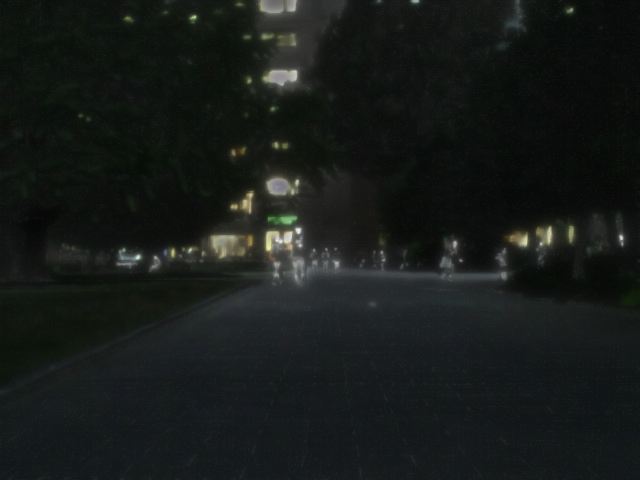
#> input picture Datasets/Test_dataset/0.3/00005N_0.3.png, 640 x 480 px, given as the content of the folder ./Datasets/Lp_Visible/0, which was not available
$ python Laplacian_Fusion.py
#> lines starting #> are read from the running program, lines starting #| are printed output that depends on the picture; pictures that were not available may be replaced by others from this repository, and a replacement may not be noted
import cv2
import os
import argparse


level = 4

makedir = lambda path: os.makedirs(path) if not os.path.exists(path) else None

vis_dataset_path_train, vis_dataset_path_test = './Datasets/Lp_Visible', './Datasets/Test_dataset/Lp_Visible'
ir_dataset_path_train, ir_dataset_path_test = './Datasets/Lp_Infrared', './Datasets/Test_dataset/Lp_Infrared'

parser = argparse.ArgumentParser(description='PyTorch PIAFusion')


parser.add_argument('--output_dataset_path', metavar='DIR',
                    default='./Datasets/Traditional_fused',help='Where the output fused images storage in')

args = parser.parse_args()

def sameSize(img1, img2):
    rows, cols, dpt = img2.shape
    dst = img1[:rows,:cols]
    return dst

def execute(ir_path, vis_path):

#> called with ir_path = './Datasets/Lp_Infrared', vis_path = './Datasets/Lp_Visible'
    joint_list = [y for y in os.listdir(vis_path +'/'+ str(0)) if y in os.listdir(ir_path +'/'+ str(0))]
    weights = 0.7

    path_test = './Datasets/Traditional_fused_Test'
    makedir(path_test)
    path_train = './Datasets/Traditional_fused'
    makedir(path_train)
    path_reconstruct = './Datasets/Reconstruct'
    makedir(path_reconstruct)

    for filename in joint_list:
        Vis_layer, Ir_layer, fused_layer = [],[],[]

        for i in range(level):
            visible = cv2.imread(vis_path +'/'+ str(i)+ '/'+filename)
#> visible is the input picture: shape (480, 640, 3); mean B, G, R 24.9, 26.9, 23.2
            infrared= cv2.imread(ir_path +'/'+ str(i)+ '/'+filename)
            #infrared = cv2.IMREAD_GRAYSCALE(ir_path+'/'+ str(i)+'/'+filename)
            #hsv = cv2.cvtColor(visible, cv2.COLOR_BGR2HSV)
            #hsv = hsv[0]

            Vis_layer.append(visible)
            Ir_layer.append(infrared)

        for i in range(level):
            layer = cv2.addWeighted(Vis_layer[i], weights, Ir_layer[i],1-weights,0)
            fused_layer.append(layer)
#> this loop made 4 passes

        Fused_reconstruct = Reconstruct(fused_layer)
        # [4 lines of commented-out code are left out]
        cv2.imwrite(path_reconstruct +'/' +filename,Fused_reconstruct)

        print(filename+"\tCompleted")


def Reconstruct(pyramid):
    layer = pyramid[0]

    for i in range(1,level):
        layer = cv2.pyrUp(layer)
        layer = cv2.addWeighted(sameSize(layer, pyramid[i]),1,pyramid[i],2,0)
#> this loop made 3 passes
#> pass 1, in sameSize, `dst = img1[:rows,:cols]`:
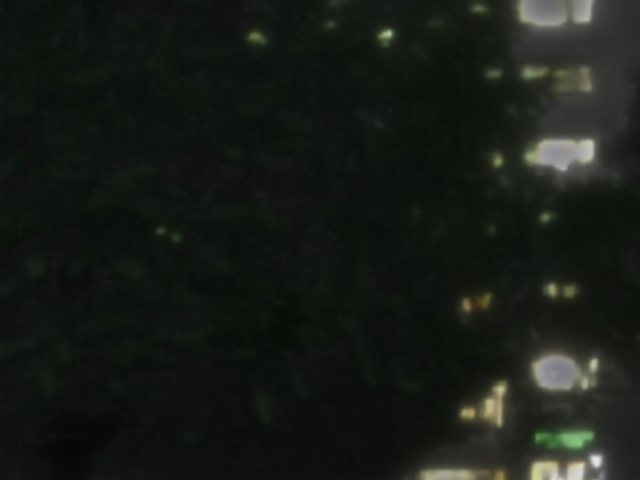
#> dst: shape (480, 640, 3); mean B, G, R 22.4, 27.6, 23.6
#> pass 1, in Reconstruct, `layer = cv2.addWeighted(sameSize(layer, pyramid[i]),1,pyramid[i],2,0)`:
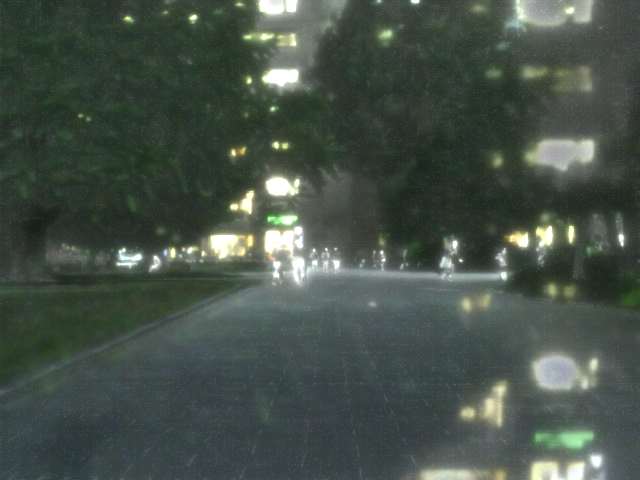
#> layer: shape (480, 640, 3); mean B, G, R 71.8, 80.6, 69.4
#> after the loop:
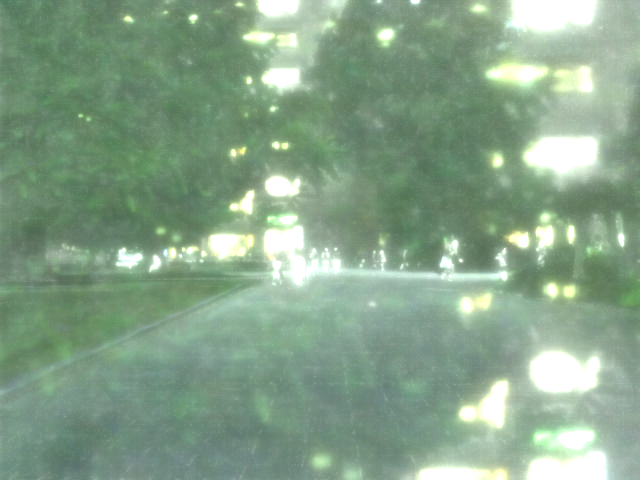
#> layer: shape (480, 640, 3); mean B, G, R 137.3, 162.3, 133.9
    return layer

if __name__ == '__main__':

    execute(ir_dataset_path_train,vis_dataset_path_train)
    execute(ir_dataset_path_test,vis_dataset_path_test)
#> the loop in execute (call 2), `for i in range(level):` made 4 passes
#> the loop in Reconstruct (call 2), `for i in range(1,level):` made 3 passes
#> pass 2, in sameSize (call 5), `dst = img1[:rows,:cols]`:
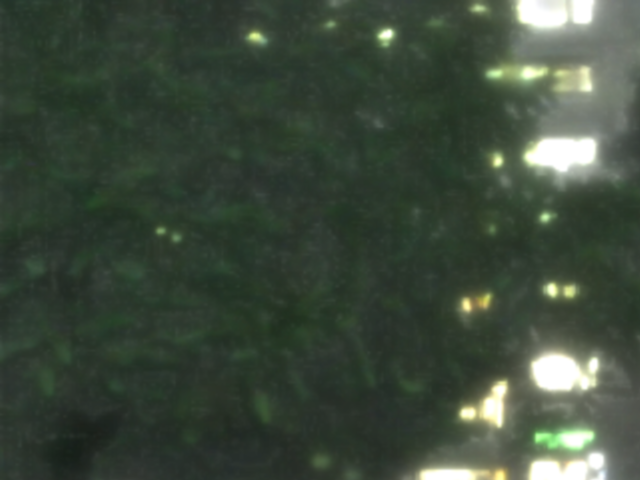
#> dst: shape (480, 640, 3); mean B, G, R 59.5, 73.6, 61
#> pass 2, in Reconstruct (call 2), `layer = cv2.addWeighted(sameSize(layer, pyramid[i]),1,pyramid[i],2,0)`:
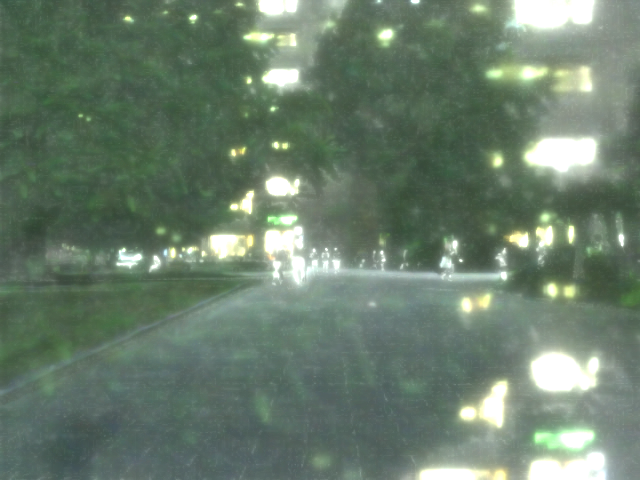
#> layer: shape (480, 640, 3); mean B, G, R 107.9, 125, 105.6
#> pass 3, in sameSize (call 6), `dst = img1[:rows,:cols]`:
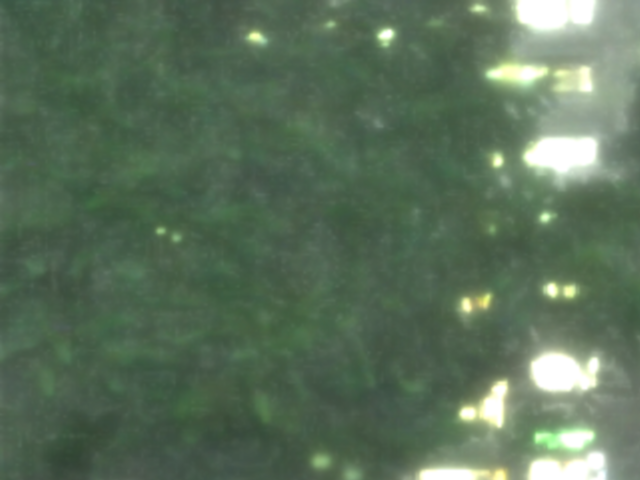
#> dst: shape (480, 640, 3); mean B, G, R 89.5, 112.1, 89.9
    print("EXIT_SUCCESS!")

$ run again, on Datasets/Test_dataset/0.3/00006N.png
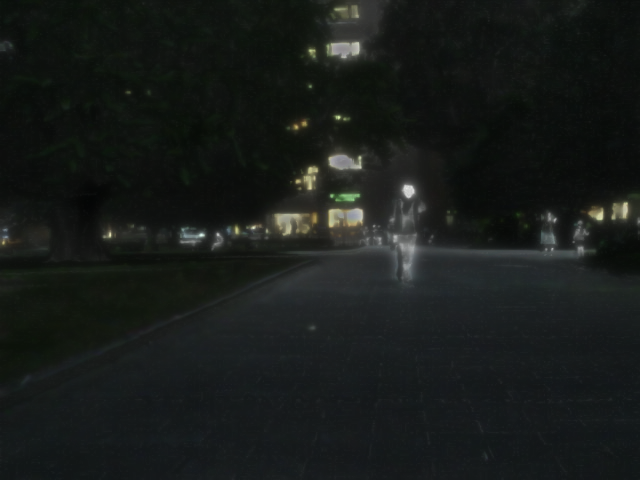
#> input picture Datasets/Test_dataset/0.3/00006N.png, 640 x 480 px, given as the content of the folder ./Datasets/Lp_Visible/0, which was not available
#> in execute, visible is the input picture: shape (480, 640, 3); mean B, G, R 25.8, 27.9, 24.1
#> the loop in execute, `for i in range(level):` made 4 passes
#> after the loop in Reconstruct, `for i in range(1,level):`:
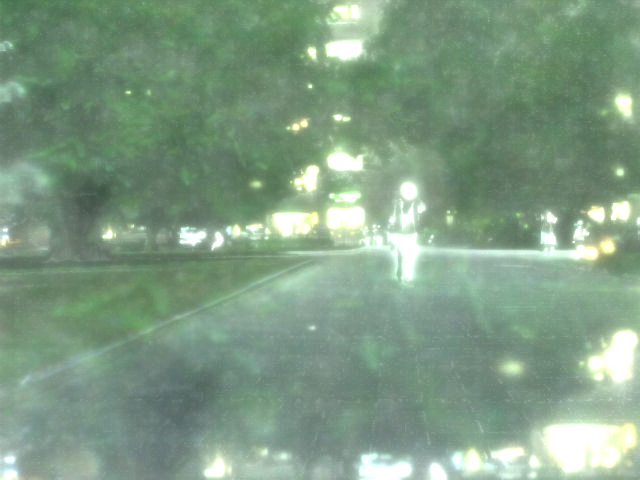
#> layer: shape (480, 640, 3); mean B, G, R 132.1, 155.5, 127.5
#> the loop in execute (call 2), `for i in range(level):` made 4 passes
#> the loop in Reconstruct (call 2), `for i in range(1,level):` made 3 passes
#> pass 3, in sameSize (call 6), `dst = img1[:rows,:cols]`:
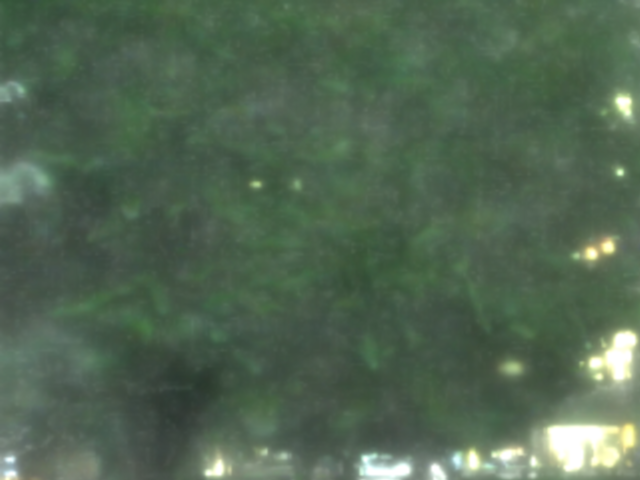
#> dst: shape (480, 640, 3); mean B, G, R 82, 102.6, 81.3

$ run again, on Datasets/Test_dataset/0.3/00050N.png
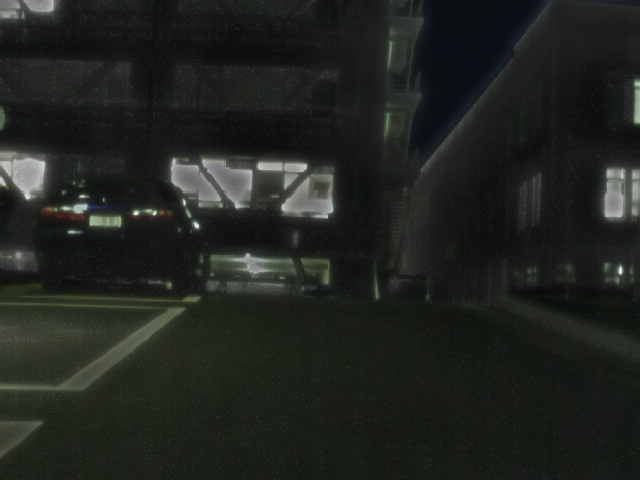
#> input picture Datasets/Test_dataset/0.3/00050N.png, 640 x 480 px, given as the content of the folder ./Datasets/Lp_Visible/0, which was not available
#> in execute, visible is the input picture: shape (480, 640, 3); mean B, G, R 31.1, 35.6, 32.1
#> the loop in execute, `for i in range(level):` made 4 passes
#> after the loop in Reconstruct, `for i in range(1,level):`:
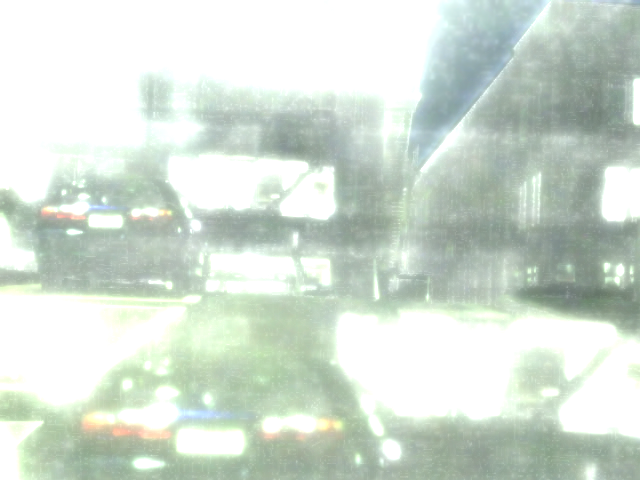
#> layer: shape (480, 640, 3); mean B, G, R 210.9, 221.4, 209.8
#> the loop in execute (call 2), `for i in range(level):` made 4 passes
#> the loop in Reconstruct (call 2), `for i in range(1,level):` made 3 passes
#> pass 3, in sameSize (call 6), `dst = img1[:rows,:cols]`:
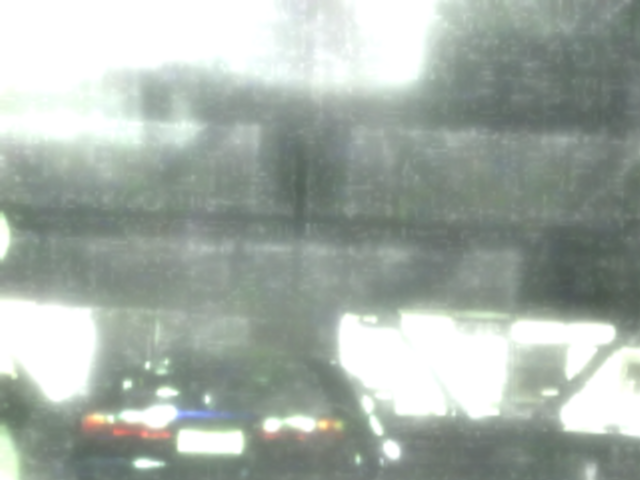
#> dst: shape (480, 640, 3); mean B, G, R 167.5, 174.9, 164.9
